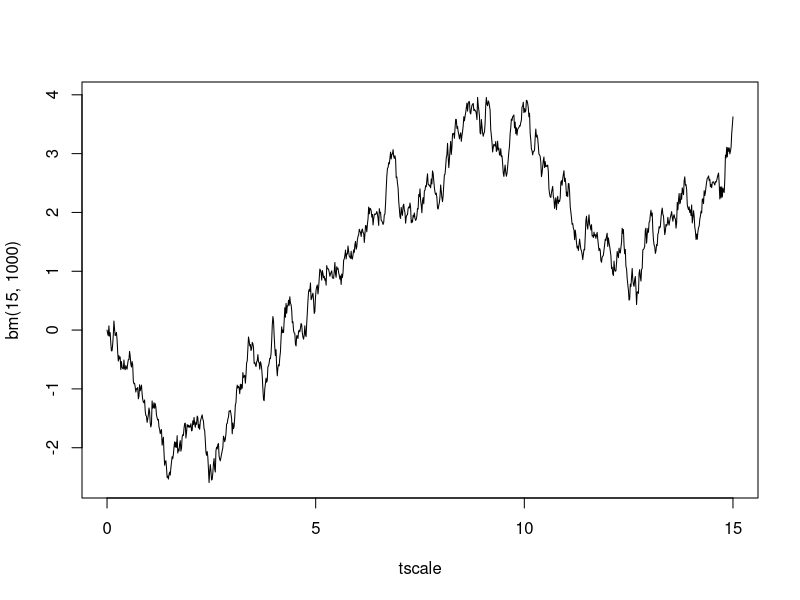

Recreate this plot in R.
##### Matrix powers ###############################
# matrixpower(mat,k) mat^k
#
matrixpower <- function(mat,k) {
	if (k == 0) return (diag(dim(mat)[1])) 
	if (k == 1) return(mat)
	if (k > 1) return( mat %*% matrixpower(mat, k-1))
 }

###### Simulate discrete-time Markov chain ########################
# Simulates n steps of a Markov chain 
# markov(init,mat,n,states)
# Generates X0, ..., Xn for a Markov chain with initial
#  distribution init and transition matrix mat
# Labels can be a character vector of states; default is 1, .... k

markov <- function(init,mat,n,labels) { 
	if (missing(labels)) labels <- 1:length(init)
simlist <- numeric(n+1)
states <- 1:length(init)
simlist[1] <- sample(states,1,prob=init)
for (i in 2:(n+1)) 
	{ simlist[i] <- sample(states,1,prob=mat[simlist[i-1],]) }
labels[simlist]
}
####################################################

####################################################
# Build the transition matrix for random walk on n-cycle
n <- 25
r1 <- c(0,1/2,rep(0,n-3),1/2)
tmat <- matrix(0,nrow=n,ncol=n)
tmat[1,] <- r1 
for (i in 1:(n-1)) tmat[26-i,] <- r1[1 + (i:(n+i-1)) %% n]

### Start the RW on vertex 1
init <- c(1,rep(0,n-1))

sim <- markov(init,tmat,100) # 100 steps
sim
table(sim)/101 # Proportion of visited sites in first 100 steps
sim2 <- markov(init,tmat,100000) #100,000 steps
table(sim2)/100001 # Proportion of visited sites in 100,000 steps
#####################################################

### Stationary distribution of discrete-time Markov chain
###  (uses eigenvectors)
###
stationary <- function(mat) {
x = eigen(t(mat))$vectors[,1]
as.double(x/sum(x))
}

## Example of stationary(mat)
mat <- matrix(c(3/4,1/4,0,1/8,2/3,5/24,0,1/6,5/6),nrow=3, byrow=T)
mat
lambda <- stationary(mat)
lambda
lambda %*% mat

#####################################################
### Standard Brownian motion
### bm(t,n) generates B_0, B_{t/n}, B_{2t/n}, . . . , B_{(n-1)t/n, B_t}
###
bm <- function(t,n) {
	cumsum(c(0,rnorm(n,0,sqrt(t/n))))
}
#### Example of BM plot on [0,15]
tscale <- seq(0,15,15/1000)
plot(tscale,bm(15,1000),type="l")

